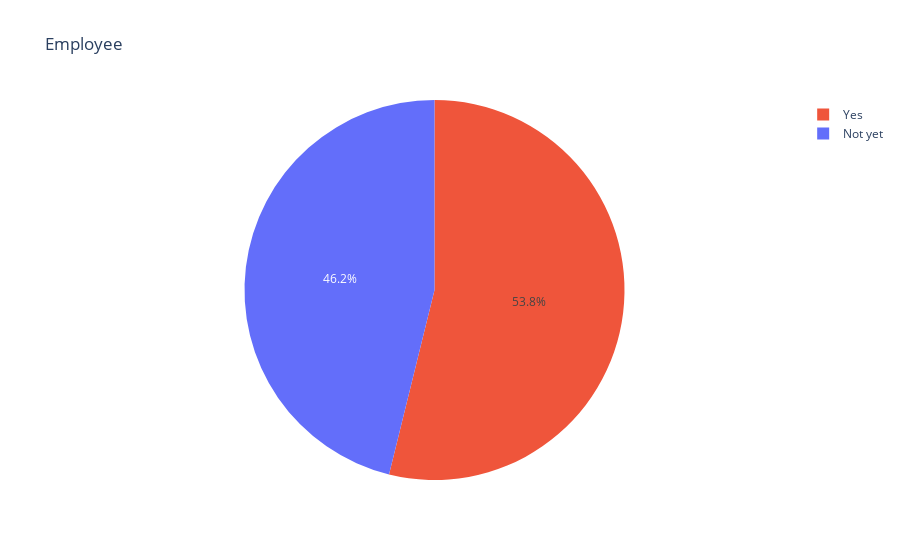

The cell this chart's notebook holds for it:
### Code cell
fig = px.pie(raw_preprocessed,'Employee',color='Employee',title='Employee')
fig.show()

### Figure 1 — Plotly figure (JSON) as saved in the notebook; plotly's stock layout.template omitted (floating-point values rounded to 4 significant figures)
{"data": [{"customdata": [["Not yet"], ["Not yet"], ["Not yet"], ["Not yet"], ["Not yet"], ["Not yet"], ["Yes"], ["Yes"], ["Yes"], ["Not yet"], ["Yes"], ["Yes"], ["Not yet"], ["Not yet"], ["Not yet"], ["Yes"], ["Not yet"], ["Not yet"], ["Not yet"], ["Not yet"], ["Not yet"], ["Not yet"], ["Not yet"], ["Yes"], ["Not yet"], ["Yes"], ["Yes"], ["Yes"], ["Yes"], ["Yes"], ["Yes"], ["Yes"], ["Yes"], ["Yes"], ["Yes"], ["Yes"], ["Yes"], ["Yes"], ["Yes"]], "domain": {"x": [0, 1], "y": [0, 1]}, "hovertemplate": "Employee=%{customdata[0]}<extra></extra>", "labels": ["Not yet", "Not yet", "Not yet", "Not yet", "Not yet", "Not yet", "Yes", "Yes", "Yes", "Not yet", "Yes", "Yes", "Not yet", "Not yet", "Not yet", "Yes", "Not yet", "Not yet", "Not yet", "Not yet", "Not yet", "Not yet", "Not yet", "Yes", "Not yet", "Yes", "Yes", "Yes", "Yes", "Yes", "Yes", "Yes", "Yes", "Yes", "Yes", "Yes", "Yes", "Yes", "Yes"], "legendgroup": "", "marker": {"colors": ["#636efa", "#636efa", "#636efa", "#636efa", "#636efa", "#636efa", "#EF553B", "#EF553B", "#EF553B", "#636efa", "#EF553B", "#EF553B", "#636efa", "#636efa", "#636efa", "#EF553B", "#636efa", "#636efa", "#636efa", "#636efa", "#636efa", "#636efa", "#636efa", "#EF553B", "#636efa", "#EF553B", "#EF553B", "#EF553B", "#EF553B", "#EF553B", "#EF553B", "#EF553B", "#EF553B", "#EF553B", "#EF553B", "#EF553B", "#EF553B", "#EF553B", "#EF553B"]}, "name": "", "showlegend": true, "type": "pie"}], "layout": {"legend": {"tracegroupgap": 0}, "title": {"text": "Employee"}}}
